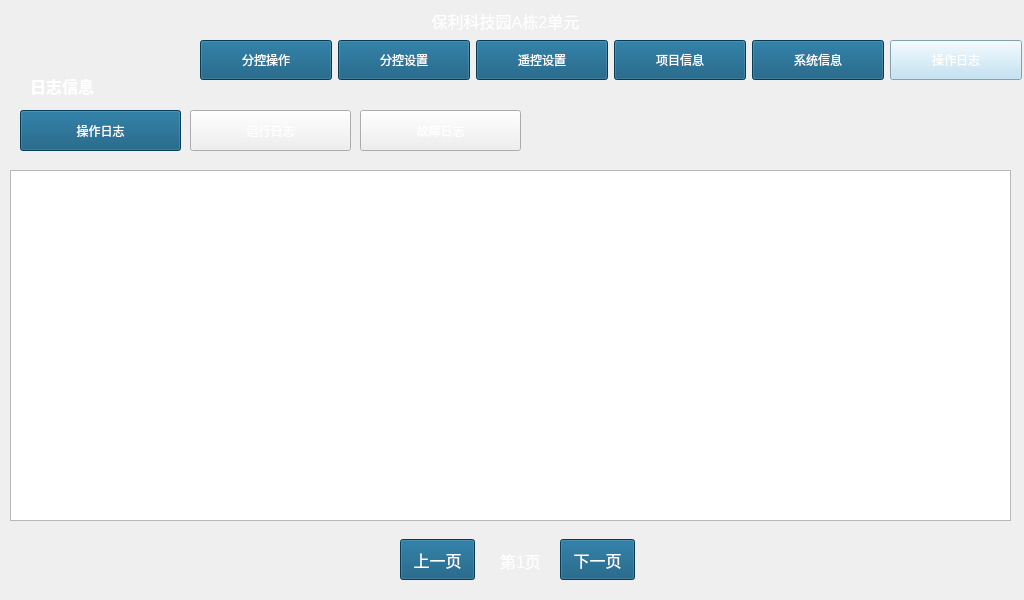
<?xml version="1.0" encoding="UTF-8"?>
<ui version="4.0">
 <class>DiaryWindow</class>
 <widget class="QMainWindow" name="DiaryWindow">
  <property name="geometry">
   <rect>
    <x>0</x>
    <y>0</y>
    <width>1024</width>
    <height>600</height>
   </rect>
  </property>
  <property name="windowTitle">
   <string>MainWindow</string>
  </property>
  <property name="styleSheet">
   <string notr="true"/>
  </property>
  <widget class="QWidget" name="centralwidget">
   <widget class="QLabel" name="label">
    <property name="geometry">
     <rect>
      <x>30</x>
      <y>70</y>
      <width>91</width>
      <height>31</height>
     </rect>
    </property>
    <property name="font">
     <font>
      <family>Arial</family>
      <pointsize>12</pointsize>
      <weight>75</weight>
      <bold>true</bold>
     </font>
    </property>
    <property name="styleSheet">
     <string notr="true">color: rgb(255, 255, 255);</string>
    </property>
    <property name="text">
     <string>日志信息</string>
    </property>
   </widget>
   <widget class="QPushButton" name="pushButton_operration">
    <property name="geometry">
     <rect>
      <x>20</x>
      <y>110</y>
      <width>161</width>
      <height>41</height>
     </rect>
    </property>
    <property name="focusPolicy">
     <enum>Qt::NoFocus</enum>
    </property>
    <property name="styleSheet">
     <string notr="true">color: rgb(255, 255, 255);
background-color: rgb(9, 82, 120);</string>
    </property>
    <property name="text">
     <string>操作日志</string>
    </property>
   </widget>
   <widget class="QPushButton" name="pushButton_fault">
    <property name="geometry">
     <rect>
      <x>360</x>
      <y>110</y>
      <width>161</width>
      <height>41</height>
     </rect>
    </property>
    <property name="focusPolicy">
     <enum>Qt::NoFocus</enum>
    </property>
    <property name="styleSheet">
     <string notr="true">color: rgb(255, 255, 255);</string>
    </property>
    <property name="text">
     <string>故障日志</string>
    </property>
   </widget>
   <widget class="QPushButton" name="pushButton_previousPage">
    <property name="geometry">
     <rect>
      <x>400</x>
      <y>539</y>
      <width>75</width>
      <height>41</height>
     </rect>
    </property>
    <property name="font">
     <font>
      <family>Arial</family>
      <pointsize>12</pointsize>
     </font>
    </property>
    <property name="focusPolicy">
     <enum>Qt::NoFocus</enum>
    </property>
    <property name="styleSheet">
     <string notr="true">color: rgb(255, 255, 255);
background-color: rgb(9, 82, 120);</string>
    </property>
    <property name="text">
     <string>上一页</string>
    </property>
   </widget>
   <widget class="QPushButton" name="pushButton_lastPage">
    <property name="geometry">
     <rect>
      <x>560</x>
      <y>539</y>
      <width>75</width>
      <height>41</height>
     </rect>
    </property>
    <property name="font">
     <font>
      <family>Arial</family>
      <pointsize>12</pointsize>
     </font>
    </property>
    <property name="focusPolicy">
     <enum>Qt::NoFocus</enum>
    </property>
    <property name="styleSheet">
     <string notr="true">color: rgb(255, 255, 255);
background-color: rgb(9, 82, 120);</string>
    </property>
    <property name="text">
     <string>下一页</string>
    </property>
   </widget>
   <widget class="QLabel" name="label_page">
    <property name="geometry">
     <rect>
      <x>500</x>
      <y>540</y>
      <width>51</width>
      <height>41</height>
     </rect>
    </property>
    <property name="font">
     <font>
      <family>Arial</family>
      <pointsize>12</pointsize>
     </font>
    </property>
    <property name="styleSheet">
     <string notr="true">color: rgb(255, 255, 255);</string>
    </property>
    <property name="text">
     <string>第1页</string>
    </property>
   </widget>
   <widget class="QPushButton" name="pushButton_system">
    <property name="geometry">
     <rect>
      <x>752</x>
      <y>40</y>
      <width>132</width>
      <height>40</height>
     </rect>
    </property>
    <property name="font">
     <font>
      <family>Arial</family>
      <pointsize>9</pointsize>
     </font>
    </property>
    <property name="focusPolicy">
     <enum>Qt::NoFocus</enum>
    </property>
    <property name="styleSheet">
     <string notr="true">color: rgb(255, 255, 255);
background-image: url(:/back/Image/button/842.png);
background-color: rgb(9, 82, 120);</string>
    </property>
    <property name="text">
     <string>系统信息</string>
    </property>
   </widget>
   <widget class="QPushButton" name="pushButton_oneConfig">
    <property name="geometry">
     <rect>
      <x>338</x>
      <y>40</y>
      <width>132</width>
      <height>40</height>
     </rect>
    </property>
    <property name="font">
     <font>
      <family>Arial</family>
      <pointsize>9</pointsize>
     </font>
    </property>
    <property name="focusPolicy">
     <enum>Qt::NoFocus</enum>
    </property>
    <property name="styleSheet">
     <string notr="true">color: rgb(255, 255, 255);
background-image: url(:/back/Image/button/838.png);
background-color: rgb(9, 82, 120);</string>
    </property>
    <property name="text">
     <string>分控设置</string>
    </property>
   </widget>
   <widget class="QLabel" name="label_name">
    <property name="geometry">
     <rect>
      <x>320</x>
      <y>10</y>
      <width>371</width>
      <height>21</height>
     </rect>
    </property>
    <property name="font">
     <font>
      <family>Arial</family>
      <pointsize>12</pointsize>
      <weight>50</weight>
      <bold>false</bold>
     </font>
    </property>
    <property name="styleSheet">
     <string notr="true">color: rgb(255, 255, 255);
</string>
    </property>
    <property name="text">
     <string>保利科技园A栋2单元</string>
    </property>
    <property name="alignment">
     <set>Qt::AlignCenter</set>
    </property>
   </widget>
   <widget class="QPushButton" name="pushButton_remote">
    <property name="geometry">
     <rect>
      <x>476</x>
      <y>40</y>
      <width>132</width>
      <height>40</height>
     </rect>
    </property>
    <property name="font">
     <font>
      <family>Arial</family>
      <pointsize>9</pointsize>
      <weight>50</weight>
      <bold>false</bold>
     </font>
    </property>
    <property name="focusPolicy">
     <enum>Qt::NoFocus</enum>
    </property>
    <property name="styleSheet">
     <string notr="true">color: rgb(255, 255, 255);
background-image: url(:/back/Image/button/852.png);
background-color: rgb(9, 82, 120);</string>
    </property>
    <property name="text">
     <string>遥控设置</string>
    </property>
   </widget>
   <widget class="QPushButton" name="pushButton_project">
    <property name="geometry">
     <rect>
      <x>614</x>
      <y>40</y>
      <width>132</width>
      <height>40</height>
     </rect>
    </property>
    <property name="font">
     <font>
      <family>Arial</family>
      <pointsize>9</pointsize>
     </font>
    </property>
    <property name="focusPolicy">
     <enum>Qt::NoFocus</enum>
    </property>
    <property name="styleSheet">
     <string notr="true">color: rgb(255, 255, 255);
background-image: url(:/back/Image/button/841.png);
background-color: rgb(9, 82, 120);</string>
    </property>
    <property name="text">
     <string>项目信息</string>
    </property>
   </widget>
   <widget class="QPushButton" name="pushButton_dairy">
    <property name="geometry">
     <rect>
      <x>890</x>
      <y>40</y>
      <width>132</width>
      <height>40</height>
     </rect>
    </property>
    <property name="font">
     <font>
      <family>Arial</family>
      <pointsize>9</pointsize>
     </font>
    </property>
    <property name="focusPolicy">
     <enum>Qt::NoFocus</enum>
    </property>
    <property name="styleSheet">
     <string notr="true">color: rgb(255, 255, 255);
background-image: url(:/back/Image/button/853.png);
background-color: rgb(183, 222, 242);</string>
    </property>
    <property name="text">
     <string>操作日志</string>
    </property>
   </widget>
   <widget class="QLabel" name="label_WiFi">
    <property name="geometry">
     <rect>
      <x>1000</x>
      <y>0</y>
      <width>21</width>
      <height>21</height>
     </rect>
    </property>
    <property name="styleSheet">
     <string notr="true">background-image: url(:/back/Image/button/four.png);</string>
    </property>
    <property name="text">
     <string/>
    </property>
   </widget>
   <widget class="QPushButton" name="pushButton_control">
    <property name="geometry">
     <rect>
      <x>200</x>
      <y>40</y>
      <width>132</width>
      <height>40</height>
     </rect>
    </property>
    <property name="font">
     <font>
      <family>Arial</family>
      <pointsize>9</pointsize>
     </font>
    </property>
    <property name="focusPolicy">
     <enum>Qt::NoFocus</enum>
    </property>
    <property name="styleSheet">
     <string notr="true">color: rgb(255, 255, 255);
background-image: url(:/back/Image/button/837.png);
background-color: rgb(9, 82, 120);</string>
    </property>
    <property name="text">
     <string>分控操作</string>
    </property>
   </widget>
   <widget class="QPushButton" name="pushButton_Running">
    <property name="geometry">
     <rect>
      <x>190</x>
      <y>110</y>
      <width>161</width>
      <height>41</height>
     </rect>
    </property>
    <property name="focusPolicy">
     <enum>Qt::NoFocus</enum>
    </property>
    <property name="styleSheet">
     <string notr="true">color: rgb(255, 255, 255);

</string>
    </property>
    <property name="text">
     <string>运行日志</string>
    </property>
   </widget>
   <widget class="QLabel" name="label_time">
    <property name="geometry">
     <rect>
      <x>760</x>
      <y>10</y>
      <width>211</width>
      <height>21</height>
     </rect>
    </property>
    <property name="font">
     <font>
      <family>Arial</family>
      <pointsize>11</pointsize>
     </font>
    </property>
    <property name="styleSheet">
     <string notr="true">color: rgb(255, 255, 255);</string>
    </property>
    <property name="text">
     <string/>
    </property>
   </widget>
   <widget class="QTableWidget" name="tableWidget">
    <property name="geometry">
     <rect>
      <x>10</x>
      <y>170</y>
      <width>1001</width>
      <height>351</height>
     </rect>
    </property>
   </widget>
  </widget>
 </widget>
 <resources/>
 <connections/>
</ui>
